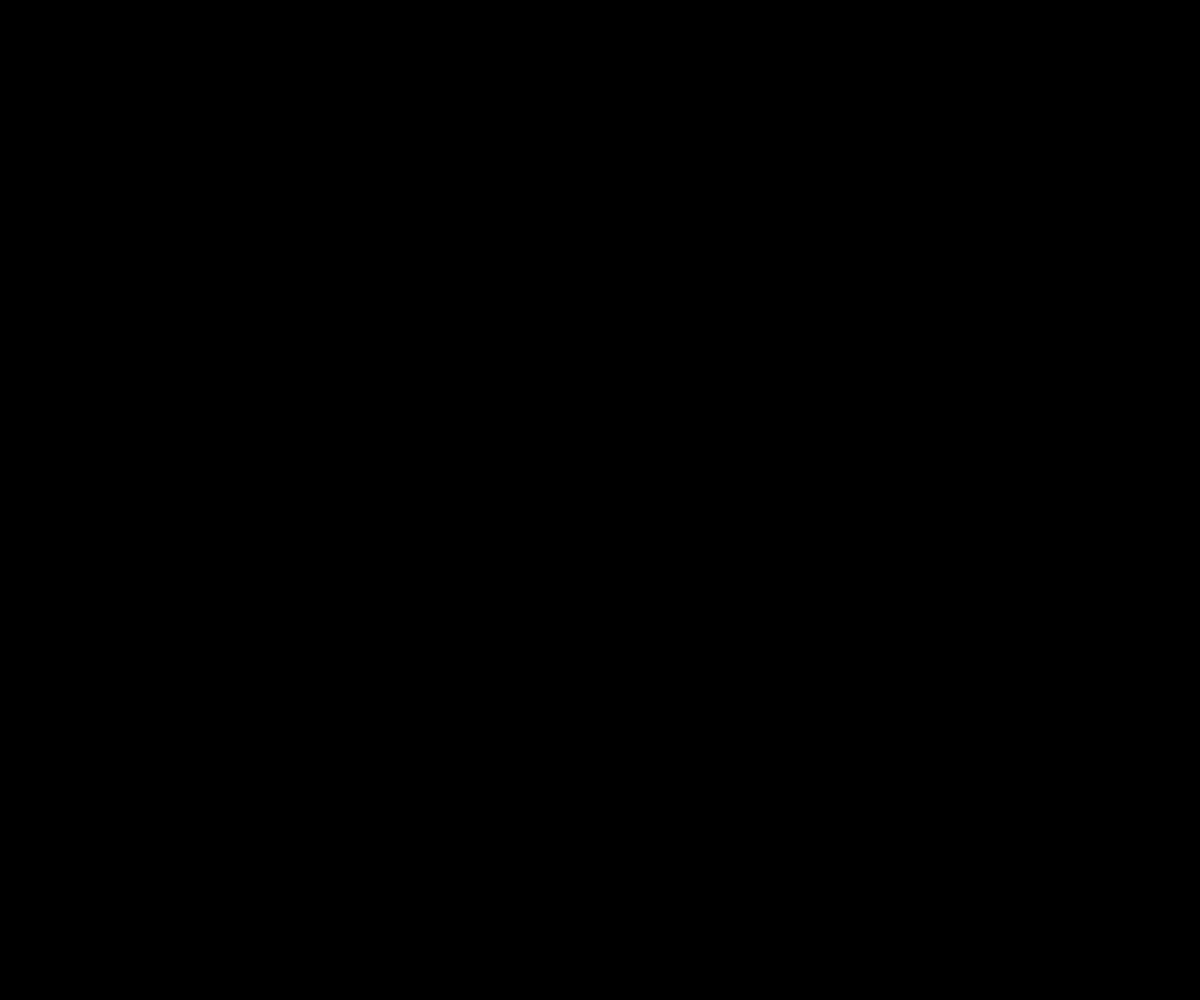
Frame 1 (no input)
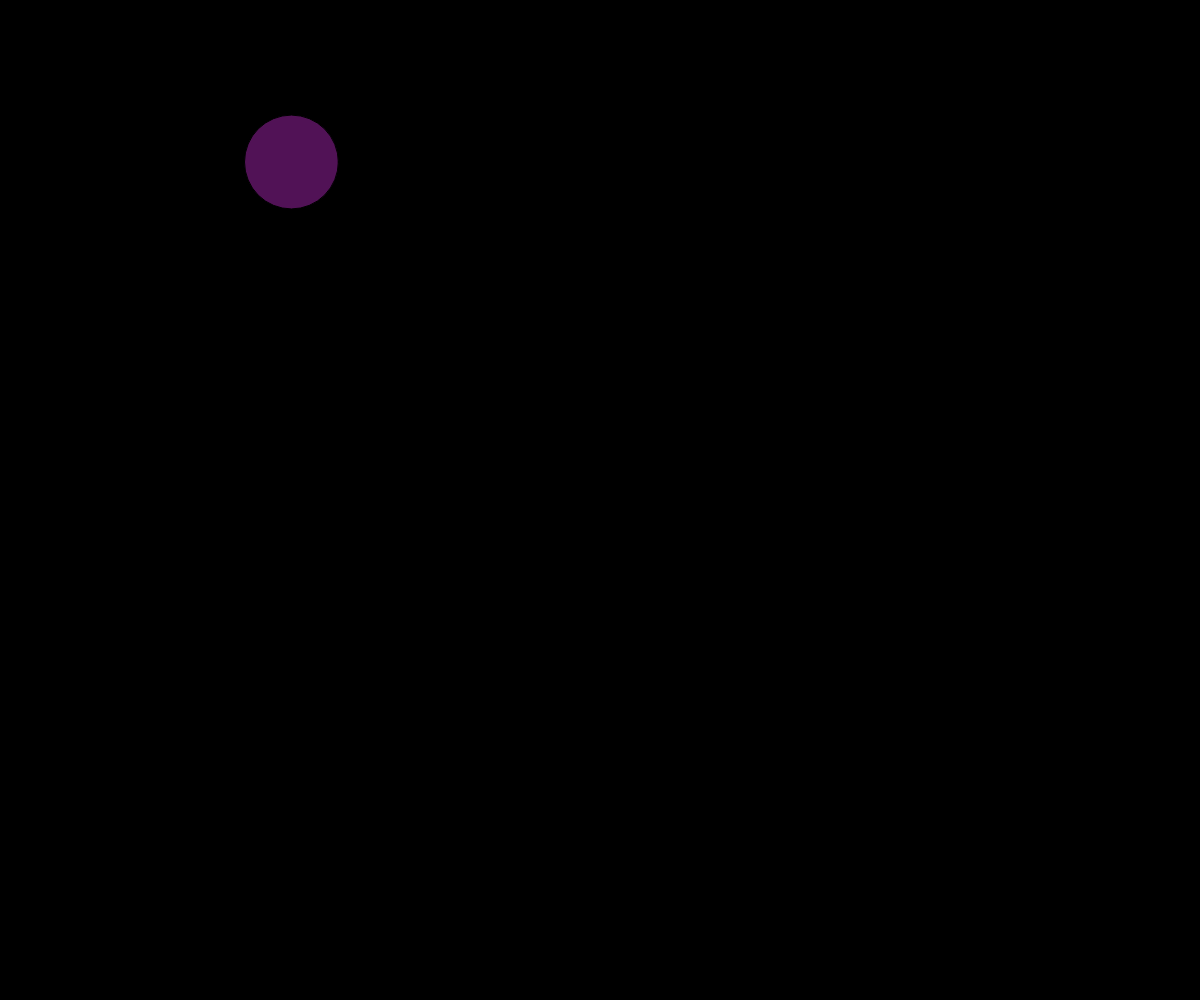
Frame 60 (no input)
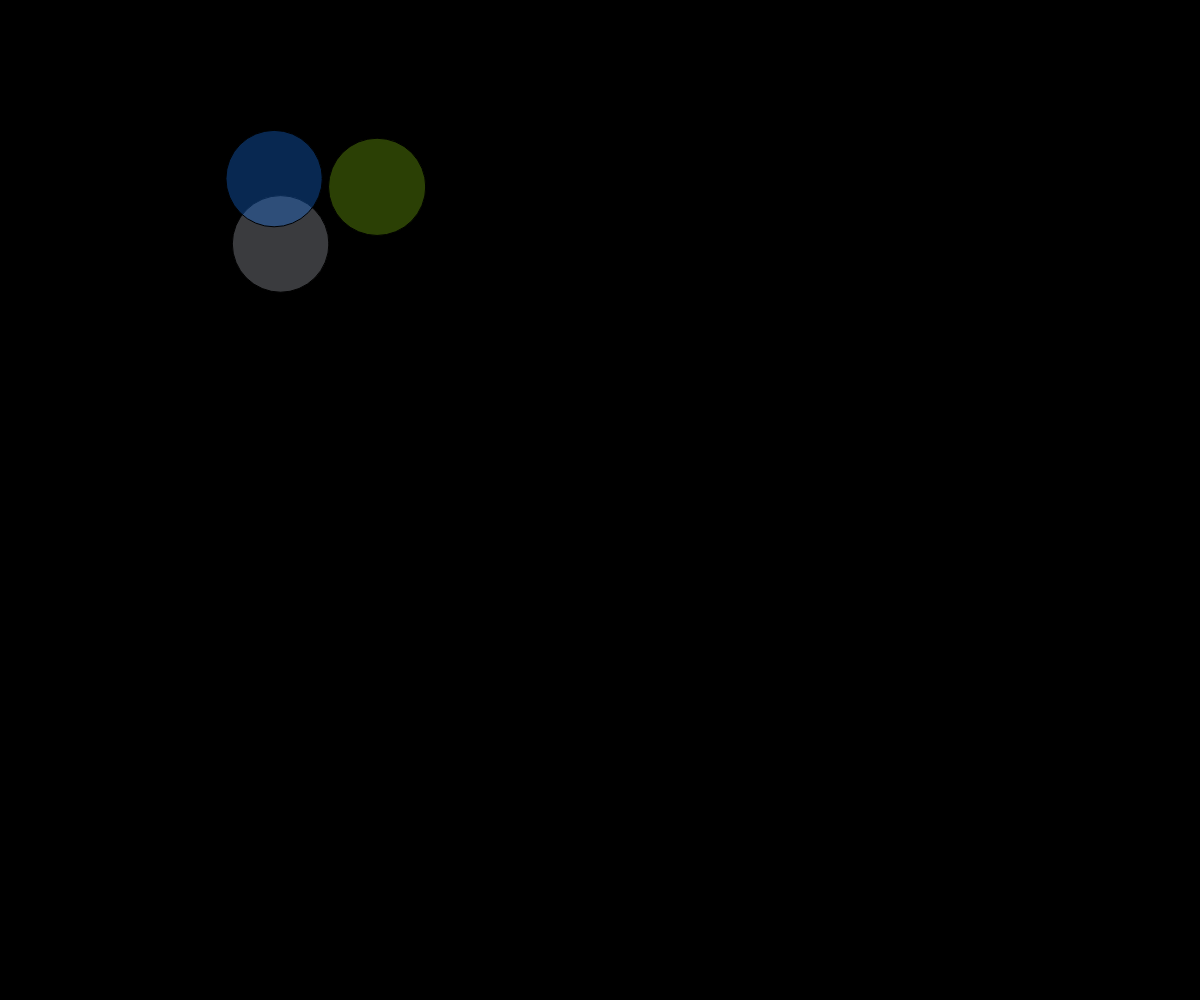
Frame 120 (the mouse pressed at the canvas centre since frame 60)

The p5.js sketch that drew these frames (run headless with seeded random() and noise() and a simulated clock; from frame 60 on, the mouse is pressed at the canvas centre):

// p5.js sketch
// ── sketch.js
let balls;
let count;

function setup(){
  createCanvas(windowWidth, windowHeight);
  balls = [];
  count = 0
}


function draw(){
  count++;
  background(0);
  for(let i = 0; i < balls.length; i++){
    let b = balls[i];
    fill(random(255),random(255),random(255),90)
    ellipse(b.x-350, b.y-350, b.size);
    b.x += b.vx;
    b.y += b.vy;
    b.size = random(90,100)
    fill(255);
  }

if (count % 30 == 0){
const b = { x: width/2, y: height/2, size: 20, vx: random(2), vy: random(2) };
balls.push(b);
}
}

function mouseDragged(){
  const dx = mouseX - pmouseX;
  const dy = mouseY - pmouseY;
  if(mag(dx, dy) > 5){
    const b = { x: mouseX, y: mouseY, size: random(10)+20, vx: dx, vy: dy };
    balls.push(b);
  }
}

function windowResized(){
  resizeCanvas(windowWidth, windowHeight);
}
